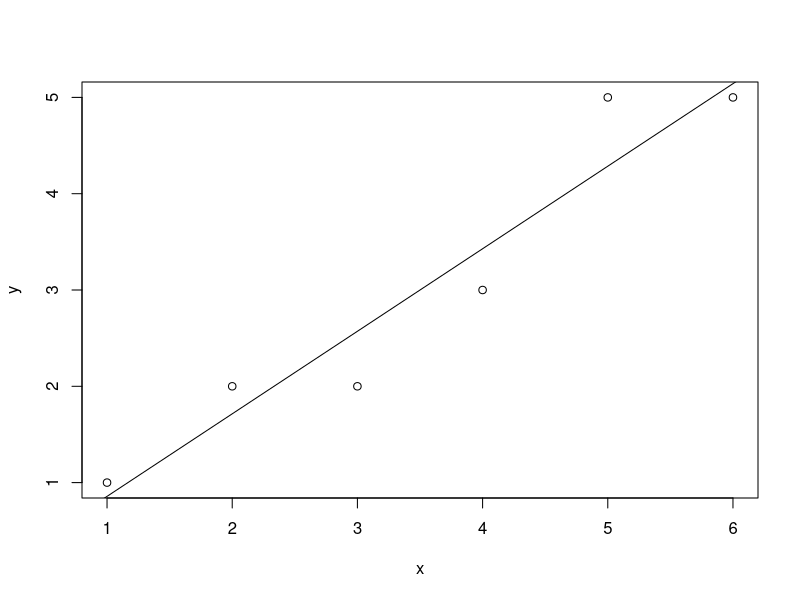

R code for this plot:
#HW2
#3.6
x <- c(1, 2, 3, 4, 5, 6)
y <- c(1, 2, 2, 3, 5, 5)
plot(x,y)
abline(lm(y~x))
#3.14
porosity <- c(18.0, 18.3, 16.3, 6.9, 17.1, 20.4)
mean_poreDiameter <- c(12.0, 9.7, 7.3, 5.3, 10.9, 16.8)
fit <- lm(porosity ~ mean_poreDiameter)
fit
summary(fit)